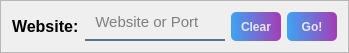
                <widget class="QFrame" name="frame">
                 <property name="maximumSize">
                  <size>
                   <width>16777215</width>
                   <height>50</height>
                  </size>
                 </property>
                 <property name="frameShape">
                  <enum>QFrame::Shape::StyledPanel</enum>
                 </property>
                 <property name="frameShadow">
                  <enum>QFrame::Shadow::Raised</enum>
                 </property>
                 <layout class="QHBoxLayout" name="horizontalLayout_6">
                  <item>
                   <widget class="QLabel" name="label_2">
                    <property name="font">
                     <font>
                      <pointsize>12</pointsize>
                      <bold>true</bold>
                     </font>
                    </property>
                    <property name="text">
                     <string>Website:</string>
                    </property>
                   </widget>
                  </item>
                  <item>
                   <widget class="QLineEdit" name="website_address_inputbox">
                    <property name="font">
                     <font>
                      <pointsize>11</pointsize>
                     </font>
                    </property>
                    <property name="styleSheet">
                     <string notr="true">background-color:rgba(0, 0, 0, 0);
border:none;
border-bottom:2px solid rgba(46, 82, 101, 200);
color:rgba(0, 0, 0, 240);
padding-bottom:7px;</string>
                    </property>
                    <property name="inputMask">
                     <string/>
                    </property>
                    <property name="text">
                     <string/>
                    </property>
                    <property name="placeholderText">
                     <string>  Website or Port</string>
                    </property>
                   </widget>
                  </item>
                  <item>
                   <widget class="QPushButton" name="clearWebAddress_btn">
                    <property name="minimumSize">
                     <size>
                      <width>50</width>
                      <height>0</height>
                     </size>
                    </property>
                    <property name="maximumSize">
                     <size>
                      <width>16777215</width>
                      <height>30</height>
                     </size>
                    </property>
                    <property name="font">
                     <font>
                      <bold>true</bold>
                     </font>
                    </property>
                    <property name="styleSheet">
                     <string notr="true">QPushButton#clearWebAddress_btn {
    background-color: qlineargradient(spread:pad, x1:0, y1:0.505682, x2:1, y2:0.477, stop:0 rgba(33, 150, 243, 219), stop:1 rgba(156, 39, 176, 226));
    color: rgba(255, 255, 255, 210);
    border-radius: 5px;
}

QPushButton#clearWebAddress_btn:hover {
    background-color: qlineargradient(spread:pad, x1:0, y1:0.505682, x2:1, y2:0.477, stop:0 rgba(63, 81, 181, 219), stop:1 rgba(103, 58, 183, 226));
}

QPushButton#clearWebAddress_btn:pressed {
    padding-left: 5px;
    padding-top: 5px;
    background-color: rgba(103, 58, 183, 255);
}
</string>
                    </property>
                    <property name="text">
                     <string>Clear</string>
                    </property>
                   </widget>
                  </item>
                  <item>
                   <widget class="QPushButton" name="startScan_btn">
                    <property name="minimumSize">
                     <size>
                      <width>50</width>
                      <height>0</height>
                     </size>
                    </property>
                    <property name="maximumSize">
                     <size>
                      <width>200</width>
                      <height>30</height>
                     </size>
                    </property>
                    <property name="font">
                     <font>
                      <bold>true</bold>
                     </font>
                    </property>
                    <property name="layoutDirection">
                     <enum>Qt::LayoutDirection::LeftToRight</enum>
                    </property>
                    <property name="styleSheet">
                     <string notr="true">QPushButton#startScan_btn {
    background-color: qlineargradient(spread:pad, x1:0, y1:0.505682, x2:1, y2:0.477, stop:0 rgba(33, 150, 243, 219), stop:1 rgba(156, 39, 176, 226));
    color: rgba(255, 255, 255, 210);
    border-radius: 5px;
}

QPushButton#startScan_btn:hover {
    background-color: qlineargradient(spread:pad, x1:0, y1:0.505682, x2:1, y2:0.477, stop:0 rgba(63, 81, 181, 219), stop:1 rgba(103, 58, 183, 226));
}

QPushButton#startScan_btn:pressed {
    padding-left: 5px;
    padding-top: 5px;
    background-color: rgba(103, 58, 183, 255);
}
</string>
                    </property>
                    <property name="text">
                     <string>Go!</string>
                    </property>
                   </widget>
                  </item>
                 </layout>
                </widget>
